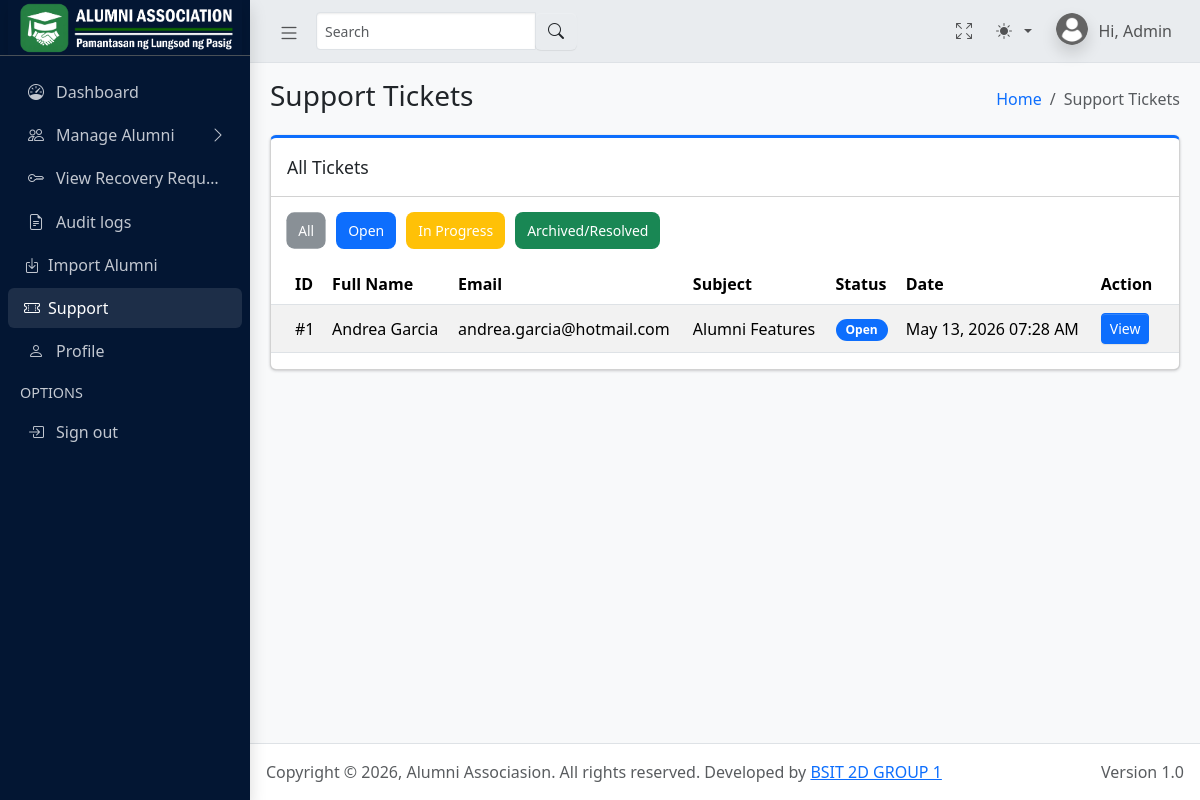
Screenshot of /admin/tickets.php (signed in) with the database file from the repository.
### tables this page shows
CREATE TABLE `tickets` (
  `id` int(11) NOT NULL AUTO_INCREMENT,
  `user_id` int(11) DEFAULT NULL,
  `full_name` varchar(120) DEFAULT NULL,
  `email` varchar(120) DEFAULT NULL,
  `subject` varchar(255) DEFAULT NULL,
  `message` text DEFAULT NULL,
  `status` enum('open','in_progress','resolved') DEFAULT 'open',
  `created_at` timestamp NOT NULL DEFAULT current_timestamp(),
  `updated_at` timestamp NULL DEFAULT NULL ON UPDATE current_timestamp(),
  PRIMARY KEY (`id`),
  KEY `fk_ticket_user` (`user_id`),
  CONSTRAINT `fk_ticket_user` FOREIGN KEY (`user_id`) REFERENCES `users` (`id`) ON DELETE SET NULL
);

### admin/tickets.php (the view, shortened to what this page needs)
<?php
include("../backend/db_admin.php");
$baseFile = basename($_SERVER['PHP_SELF']);
$filter = $_GET['filter'] ?? 'all';
if ($filter === 'resolved') {
    $query = "
        SELECT *
        FROM tickets
        WHERE status = 'resolved'
        ORDER BY created_at DESC
    ";
} else {
    $query = "
        SELECT *
        FROM tickets
        ORDER BY created_at DESC
    ";
}
$ret = mysqli_query($conn, $query);
?>
<!DOCTYPE html>
<html lang="en">
<head>
    <?php include('includes/global_styles.php'); ?>
</head>
<body class="layout-fixed sidebar-expand-lg bg-body-tertiary">
    <div class="app-wrapper">
        <?php include('includes/navbar.php'); ?>
        <?php include('includes/sidebar.php'); ?>
        <main class="app-main">
            <div class="app-content-header">
                <div class="container-fluid">
                    <div class="row">
                        <div class="col-sm-6">
                            <h3 class="mb-0">Support Tickets</h3>
                        </div>
                        <div class="col-sm-6">
                            <ol class="breadcrumb float-sm-end">
                                <li class="breadcrumb-item"><a href="dashboard.php">Home</a></li>
                                <li class="breadcrumb-item active">Support Tickets</li>
                            </ol>
                        </div>
                    </div>
                </div>
            </div>
            <div class="app-content">
                <div class="container-fluid">
                    <div class="card card-primary card-outline">
                        <div class="card-header">
                            <div class="card-title">All Tickets</div>
                        </div>
                        <div class="filter-bar">
                            <a href="<?= $baseFile ?>?filter=all"
                                class="btn-all <?= $filter == 'all' ? 'active-filter' : '' ?>">
                                All
                            </a>
                            <a href="<?= $baseFile ?>?filter=open"
                                class="btn-active <?= $filter == 'open' ? 'active-filter' : '' ?>">
                                Open
                            </a>
                            <a href="<?= $baseFile ?>?filter=in_progress"
                                class="btn-inprog <?= $filter == 'in_progress' ? 'active-filter' : '' ?>">
                                In Progress
                            </a>
                            <a href="<?= $baseFile ?>?filter=resolved"
                                class="btn-archived <?= $filter == 'resolved' ? 'active-filter' : '' ?>">
                                Archived/Resolved
                            </a>
                        </div>
                        <div class="card-body p-0">
                            <div class="table-responsive">
                                <?php if ($ret === false): ?>
                                    <div class="p-3 text-danger">
                                        Unable to load tickets due to a system error.
                                    </div>
                                <?php elseif (mysqli_num_rows($ret) === 0): ?>
                                    <div class="p-3 text-muted text-center">
                                        No tickets found.
                                    </div>
                                <?php else: ?>
                                    <table class="table table-striped table-hover" id="table-data">
                                        <thead>
                                            <tr>
                                                <th>ID</th>
                                                <th>Full Name</th>
                                                <th>Email</th>
                                                <th>Subject</th>
                                                <th>Status</th>
                                                <th>Date</th>
                                                <th>Action</th>
                                            </tr>
                                        </thead>
                                        <tbody>
                                            <?php if ($ret && mysqli_num_rows($ret) > 0): ?>
                                                <?php while ($row = mysqli_fetch_assoc($ret)): ?>
                                                    <tr>
                                                        <td>#<?= $row['id'] ?></td>
                                                        <td><?= htmlspecialchars($row['full_name']) ?></td>
                                                        <td><?= htmlspecialchars($row['email']) ?></td>
                                                        <td><?= htmlspecialchars($row['subject']) ?></td>
                                                        <td>
                                                            <?php if ($row['status'] == 'open'): ?>
                                                                <span class="badge badge-open">Open</span>
                                                            <?php elseif ($row['status'] == 'in_progress'): ?>
                                                                <span class="badge badge-progress">In Progress</span>
                                                            <?php else: ?>
                                                                <span class="badge badge-resolved">Resolved</span>
                                                            <?php endif; ?>
                                                        </td>
                                                        <td>
                                                            <?= date("M d, Y h:i A", strtotime($row['created_at'])) ?>
                                                        </td>
                                                        <td>
                                                            <a href="view_ticket.php?id=<?= $row['id'] ?>"
                                                                class="btn btn-sm btn-primary">
                                                                View
                                                            </a>
                                                        </td>
                                                    </tr>
                                                <?php endwhile; ?>
                                            <?php endif; ?>
                                        </tbody>
                                    </table>
                                <?php endif; ?>
                            </div>
                        </div>
                    </div>
                </div>
            </div>
        </main>
        <?php include("includes/footer.php"); ?>
</body>
</html>

### admin/tickets.php (style rules this page uses)
.badge-open { background: #0d6efd; color: #fff; padding: 5px 10px; border-radius: 20px; font-size: 12px; font-weight: 600; }
.table td, .table th { vertical-align: middle; }
.filter-bar { display: flex; gap: 10px; padding: 15px; }
.filter-bar a { text-decoration: none; padding: 8px 12px; border-radius: 8px; font-size: 14px; color: #fff; }
.btn-all { background: #6c757d; }
.btn-active { background: #0d6efd; }
.btn-archived { background: #198754; }
.active-filter { opacity: 0.8; transform: scale(0.98); }
.btn-inprog { background: #ffc107; }

### rows the page displays
tickets: id "1", full_name "Andrea Garcia", email "andrea.garcia@hotmail.com", subject "Alumni Features", status "Open", created_at "May 13, 2026 07:28 AM"
